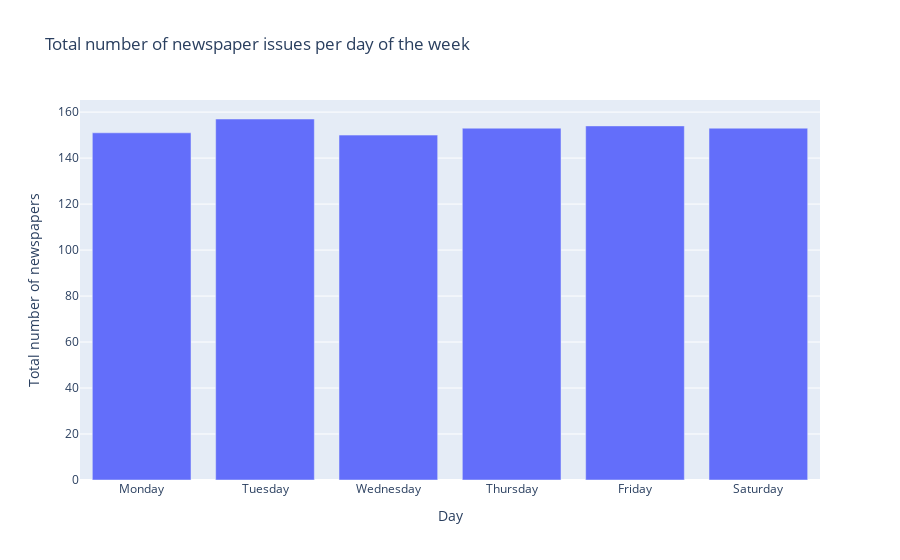

Source (notebook cell):
### Markdown cell above
### Days on which the newspaper were published

Now let's take a look at the days on which the newspapers in the corpus were published. Does one day stand out, either because the bars peak or drop on that day?

### Code cell
weekday_values = data.groupby(['day'])['oaiIdentifier'].nunique()

fig = px.bar(data,
    x=data['day'].unique(),
    y=weekday_values,
    labels={'x': 'Day', 'y': 'Total number of newspapers'},
    title='Total number of newspaper issues per day of the week'
)

fig.update_xaxes(
    categoryorder='array',
    categoryarray=['Monday', 'Tuesday', 'Wednesday', 'Thursday', 'Friday', 'Saturday']
)

fig.show()

### Figure 1 — Plotly figure (JSON) as saved in the notebook; plotly's stock layout.template omitted (floating-point values rounded to 4 significant figures)
{"data": [{"alignmentgroup": "True", "hovertemplate": "Day=%{x}<br>Total number of newspapers=%{y}<extra></extra>", "legendgroup": "", "marker": {"color": "#636efa", "pattern": {"shape": ""}}, "name": "", "offsetgroup": "", "orientation": "v", "showlegend": false, "textposition": "auto", "type": "bar", "x": ["Wednesday", "Thursday", "Friday", "Saturday", "Monday", "Tuesday"], "xaxis": "x", "y": [150, 153, 154, 153, 151, 157], "yaxis": "y"}], "layout": {"barmode": "relative", "legend": {"tracegroupgap": 0}, "title": {"text": "Total number of newspaper issues per day of the week"}, "xaxis": {"anchor": "y", "categoryarray": ["Monday", "Tuesday", "Wednesday", "Thursday", "Friday", "Saturday"], "categoryorder": "array", "domain": [0, 1], "title": {"text": "Day"}}, "yaxis": {"anchor": "x", "domain": [0, 1], "title": {"text": "Total number of newspapers"}}}}
